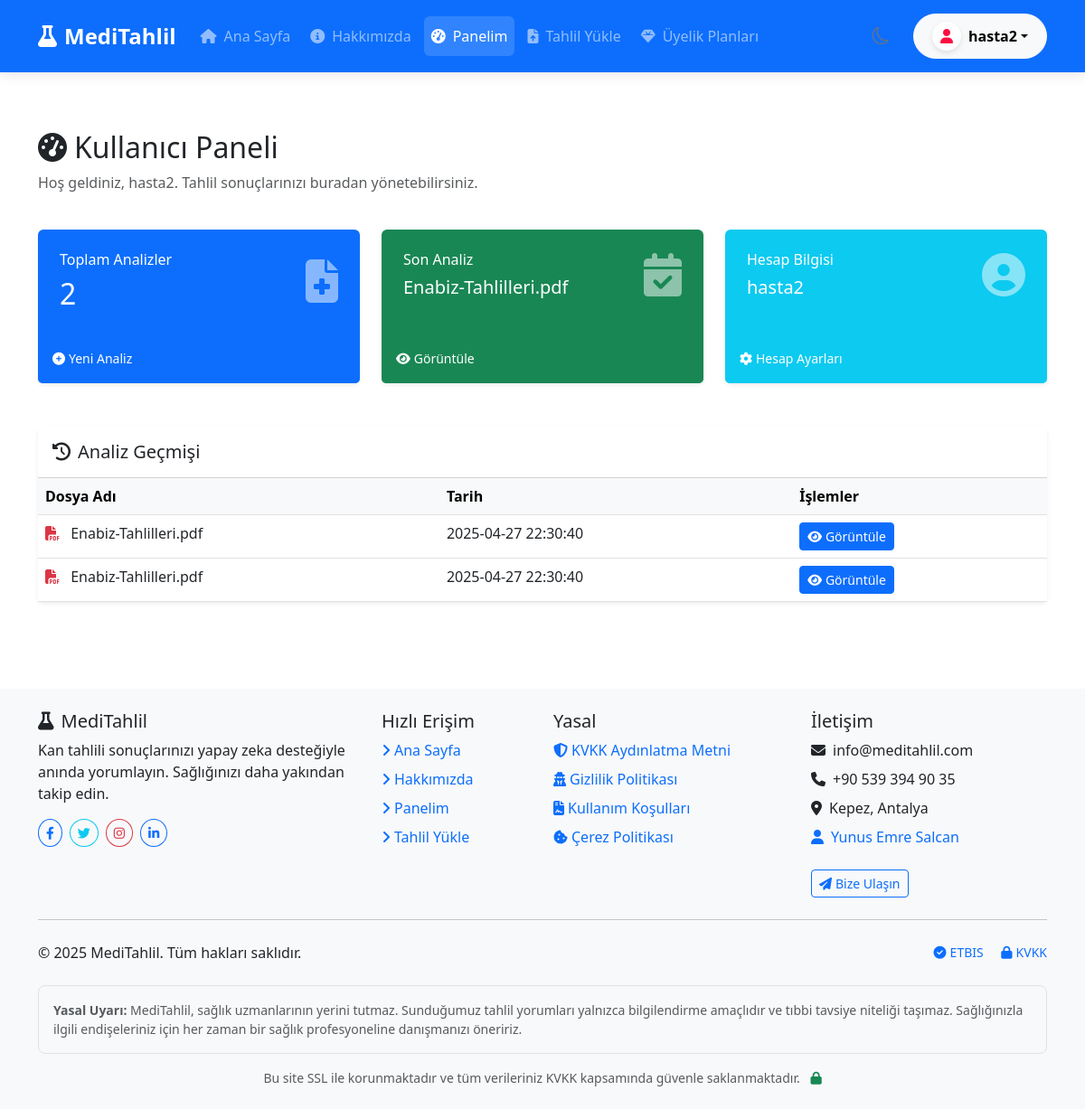
The page /dashboard (signed in) on the database as committed earlier.
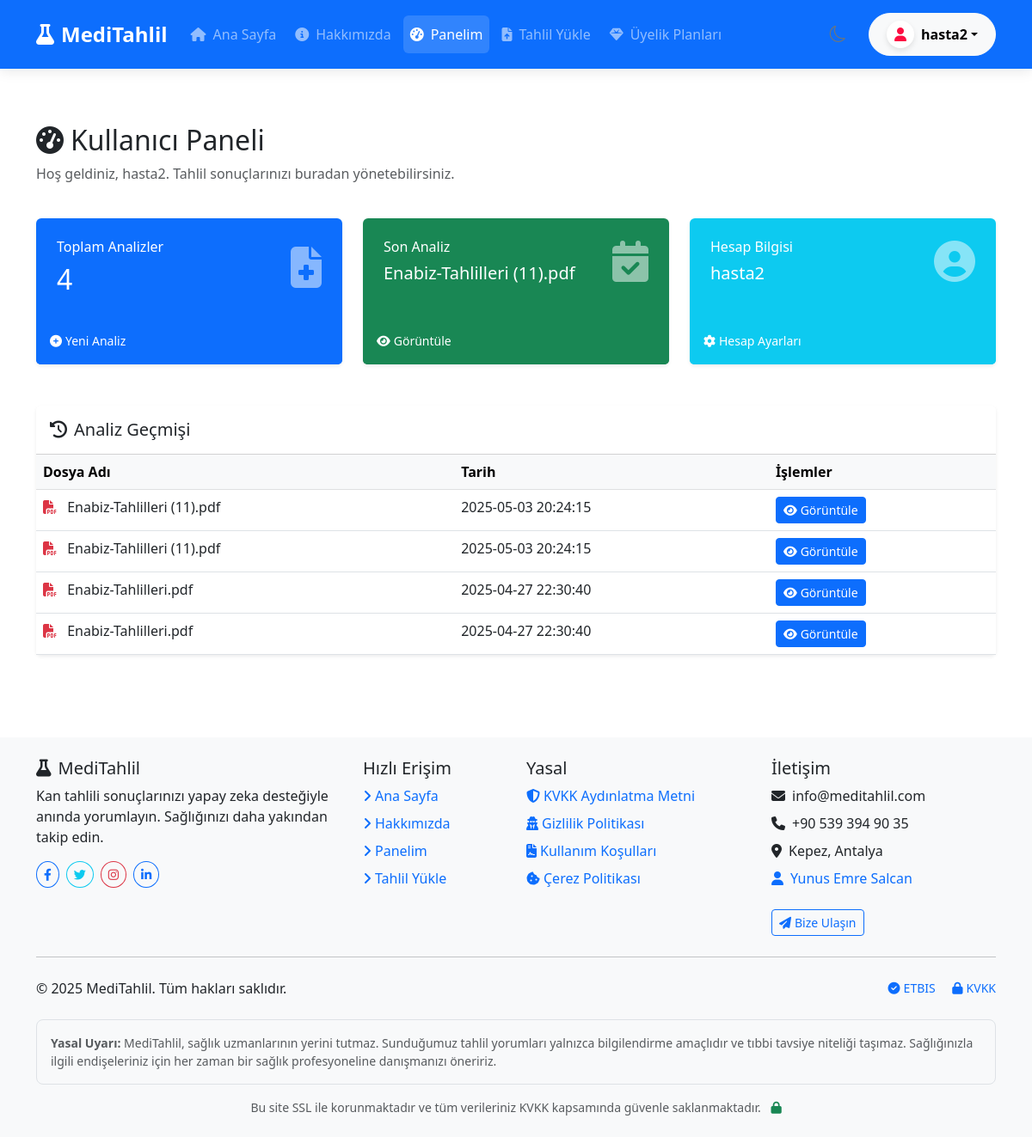
The same page on the database as committed later.
### tables this page shows
CREATE TABLE analyses (
        id INTEGER PRIMARY KEY AUTOINCREMENT,
        user_id INTEGER,
        file_name TEXT,
        analysis_text TEXT,
        analysis_result TEXT,
        created_at TIMESTAMP DEFAULT CURRENT_TIMESTAMP, analysis_json TEXT, analysis_type TEXT DEFAULT 'kan',
        FOREIGN KEY (user_id) REFERENCES users (id)
    );

### app.py (the view)
@app.route('/dashboard')
def dashboard():
    if 'user_id' not in session:
        flash('Bu sayfayı görüntülemek için giriş yapmalısınız!', 'warning')
        return redirect(url_for('login'))
    conn = sqlite3.connect(DB_PATH)
    conn.row_factory = sqlite3.Row
    c = conn.cursor()
    c.execute("SELECT * FROM analyses WHERE user_id = ? ORDER BY created_at DESC", (session['user_id'],))
    analyses = c.fetchall()
    conn.close()
    return render_template('dashboard.html', analyses=analyses)

### templates/dashboard.html (shortened to what the changed rows need)
{% extends "layout.html" %}
{% block content %}
<div class="container py-5">
    <div class="row mb-4">
        <div class="col-md-12">
            <h2><i class="fas fa-tachometer-alt me-2"></i>Kullanıcı Paneli</h2>
        </div>
    </div>
    <div class="row g-4 mb-5">
        <div class="col-md-4">
            <div class="card border-0 bg-primary text-white shadow-sm h-100">
                <div class="card-body p-4">
                    <div class="d-flex justify-content-between align-items-center">
                        <div>
                            <h6 class="mb-0">Toplam Analizler</h6>
                            <h2 class="mt-2 mb-0">{{ analyses|length }}</h2>
                        </div>
                    </div>
                </div>
            </div>
        </div>
        <div class="col-md-4">
            <div class="card border-0 bg-success text-white shadow-sm h-100">
                <div class="card-body p-4">
                    <div class="d-flex justify-content-between align-items-center">
                        <div>
                            <h6 class="mb-0">Son Analiz</h6>
                            <h5 class="mt-2 mb-0">
                                {% if analyses %}
                                    {% set latest = analyses[0] %}
                                    {{ latest.file_name }}
                                {% else %}
                                    -
                                {% endif %}
                            </h5>
                        </div>
                    </div>
                </div>
            </div>
        </div>
    </div>
    <div class="card border-0 shadow-sm">
        <div class="card-body p-0">
            {% if analyses %}
            <div class="table-responsive">
                <table class="table table-hover mb-0">
                    <thead class="table-light">
                        <tr>
                            <th>Dosya Adı</th>
                            <th>Tarih</th>
                            <th>İşlemler</th>
                        </tr>
                    </thead>
                    <tbody>
                        {% for analysis in analyses %}
                        <tr>
                            <td>
                                <i class="fas fa-file-pdf text-danger me-2"></i>
                                {{ analysis.file_name }}
                            </td>
                            <td>{{ analysis.created_at }}</td>
                            <td>
                                <a href="{{ url_for('analysis_result', analysis_id=analysis.id) }}" class="btn btn-sm btn-primary">
                                    <i class="fas fa-eye me-1"></i>Görüntüle
                                </a>
                            </td>
                        </tr>
                        {% endfor %}
                    </tbody>
                </table>
            </div>
            {% endif %}
        </div>
    </div>
</div>
{% endblock %}

Rows that differ between the two databases and show on the page:
added analyses: file_name "Enabiz-Tahlilleri (11).pdf", created_at "2025-05-03 20:24:15"
added analyses: file_name "Enabiz-Tahlilleri (11).pdf", created_at "2025-05-03 20:24:15"
Other text that changed with them:
{{ analyses|length }}: "2" → "4"
{{ latest.file_name }}: "Enabiz-Tahlilleri.pdf" → "Enabiz-Tahlilleri (11).pdf"
